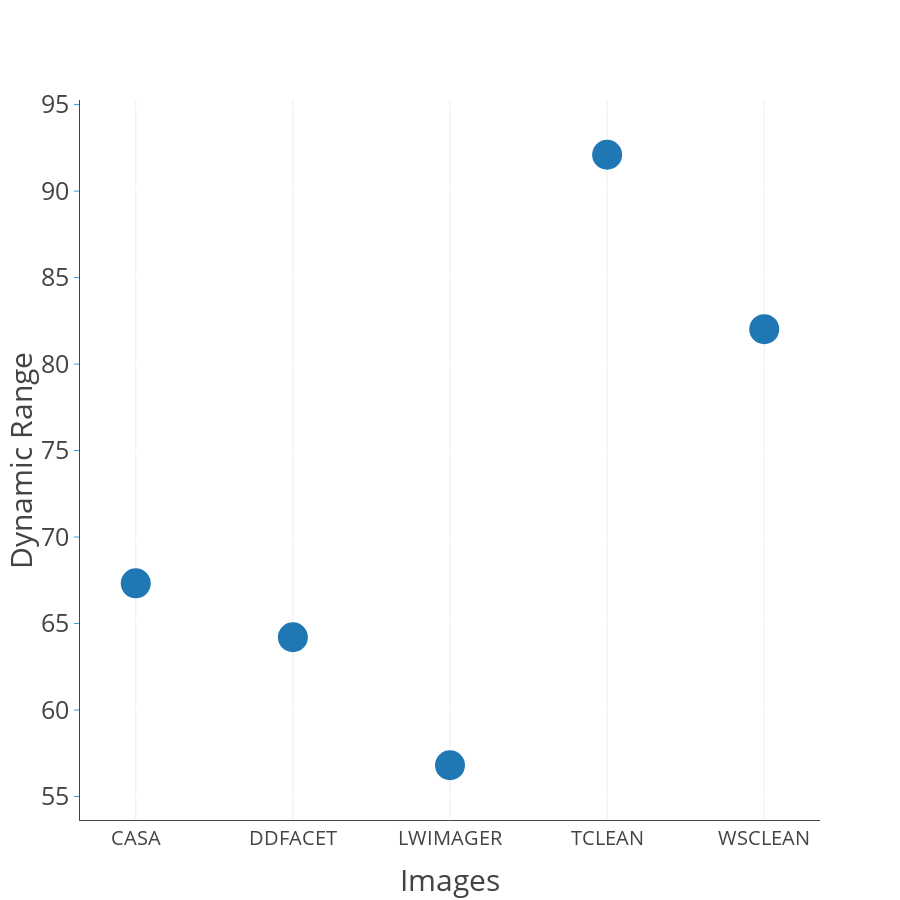

The notebook cell this image was saved under:
### Markdown cell above
## Dynamic Ranges

### Code cell
beam_factor = 4
DRs = OrderedDict()
im_titles = []
dir = directory.value
for m, r in models_dr.items():
    DRs[r[23:-19].upper()] = model_dynamic_range('{:s}/{:s}'.format(dir, m),'{:s}/{:s}'.format(dir, r), 6, beam_factor)
#    DRs[r[:-19]] = model_dynamic_range('{:s}/{:s}'.format(dir, m),'{:s}/{:s}'.format(dir, r), 94, beam_factor)
zipped_props = zip(DRs.keys(), DRs.values())
ims, values = zip(*sorted(zipped_props, key=lambda x: x[0]))
drs, names = [], []
for val in values:
    drs.append(val['global_rms'])
    #names.append("DR=({:f},{:f})".format(val[1], val[-1]))
    names.append("global_rms_DR={:f}".format(val['global_rms']))
fig = tools.make_subplots(rows=1, cols=1, shared_yaxes=False, print_grid=False,
                          horizontal_spacing = 0.005, vertical_spacing = 0.15)
fig.append_trace(go.Scatter(x=ims, showlegend=False, text = names,
                            y=np.array(drs), mode = 'markers', marker=dict(size='30')), 1, 1)
#fig['layout'].update(title='<b>SNR with self-cal iterations</b>', height=900, width=900,
fig['layout'].update(title='', height=900, width=900,
                     paper_bgcolor='rgb(255,255,255)', #plot_bgcolor='rgb(229,229,229)',
                     legend=dict(x=0.8,y=1.0))
fig['layout'].update(
    {'yaxis{}'.format(1):YAxis(title=u'Dynamic Range',gridcolor='rgb(255,255,255)',
        tickfont=dict(size=25),
        titlefont=dict(size=30),
        showgrid=True,
        showline=True,
        showticklabels=True,
        tickcolor='rgb(51,153,225)',
        ticks='outside',
        zeroline=False)})
fig['layout'].update({'xaxis{}'.format(1):XAxis(title='Images', position=0.0,
                                                        tickfont=dict(size=20),
                                                        titlefont=dict(size=30),
                                                        showline=True,
                                                        overlaying='x')})
fig['layout']['titlefont'].update({'size':20})
py.iplot(fig, filename='make-subplots-multiple-with-titles')

### Figure 1 — Plotly figure (JSON) as saved in the notebook; plotly's stock layout.template omitted (floating-point values rounded to 4 significant figures)
{"data": [{"marker": {"size": "30"}, "mode": "markers", "showlegend": false, "text": ["global_rms_DR=67.326818", "global_rms_DR=64.208019", "global_rms_DR=56.807873", "global_rms_DR=92.101618", "global_rms_DR=82.017452"], "type": "scatter", "x": ["CASA", "DDFACET", "LWIMAGER", "TCLEAN", "WSCLEAN"], "xaxis": "x1", "y": [67.33, 64.21, 56.81, 92.1, 82.02], "yaxis": "y1"}], "layout": {"height": 900, "legend": {"x": 0.8, "y": 1}, "paper_bgcolor": "rgb(255,255,255)", "title": "", "titlefont": {"size": 20}, "width": 900, "xaxis1": {"anchor": "y1", "domain": [0, 1], "overlaying": "x", "position": 0, "showline": true, "tickfont": {"size": 20}, "title": "Images", "titlefont": {"size": 30}}, "yaxis1": {"anchor": "x1", "domain": [0, 1], "gridcolor": "rgb(255,255,255)", "showgrid": true, "showline": true, "showticklabels": true, "tickcolor": "rgb(51,153,225)", "tickfont": {"size": 25}, "ticks": "outside", "title": "Dynamic Range", "titlefont": {"size": 30}, "zeroline": false}}}
